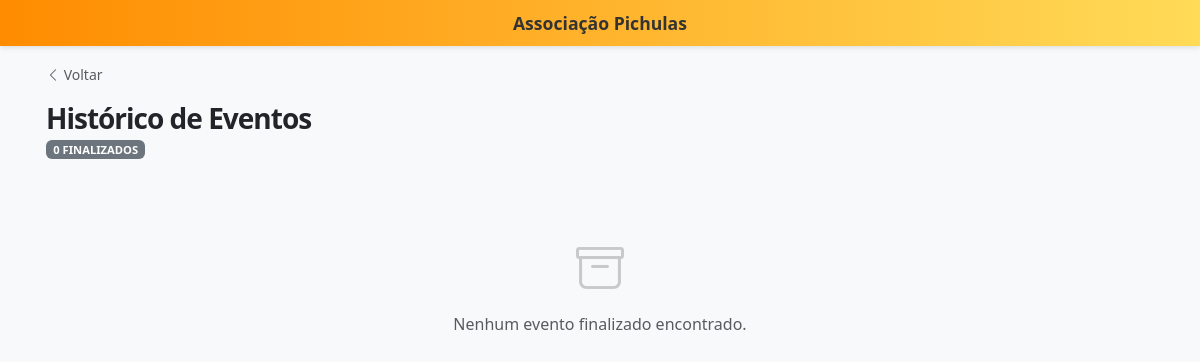
Page /eventos/finalizados on the earlier database version.
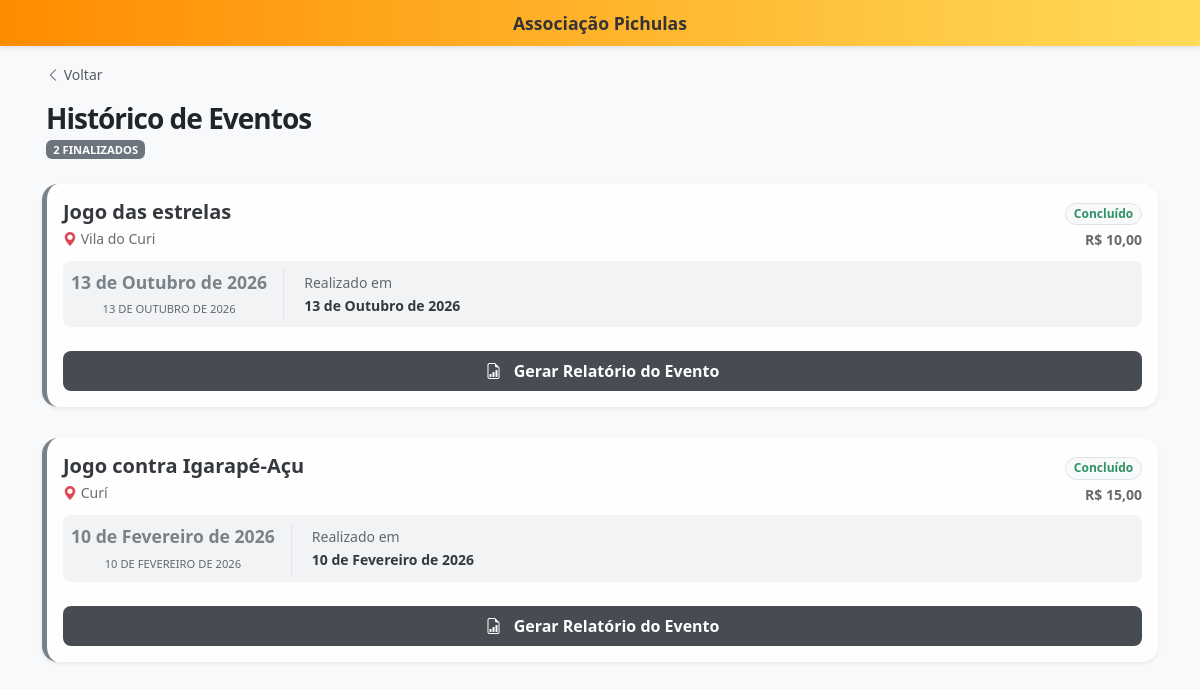
Same page on the later database version.
### eventos/models.py (models this page shows, shortened)
class Eventos(models.Model):
    STATUS_CHOICES = (
        ('aberto', 'aberto'),
        ('finalizado', 'finalizado'),
    )
    nome_evento = models.CharField(max_length=100)
    data_evento = models.DateField()
    local_evento = models.CharField(max_length=100)
    valor_da_cota = models.DecimalField(
        max_digits=10,
        decimal_places=2
    )
    status = models.CharField(
        max_length=30,
        choices=STATUS_CHOICES,
        default='aberto'
    )
    criado_em = models.DateTimeField(auto_now_add=True)

### eventos/views.py (the view)
# urls.py: path('finalizados', views.lista_eventos_finalizados, name='lista_eventos_finalizados'),
def lista_eventos_finalizados(request):
    eventos = Eventos.objects.filter(status='finalizado').order_by('-data_evento')
    return render(request, 'lista_eventos_finalizados.html', {'eventos': eventos})

### eventos/templates/lista_eventos_finalizados.html (shortened to what this page needs)
{% extends 'base.html' %}
{% block content %}
<div class="mb-3">
    <a href="javascript:history.back()" class="text-decoration-none text-muted small px-1">
        <i class="bi bi-chevron-left"></i> Voltar
    </a>
</div>
<div class="d-flex justify-content-between align-items-end mb-4 px-1">
    <div>
        <h1 class="h3 mb-0 fw-bold text-dark" style="letter-spacing: -1px;">Histórico de Eventos</h1>
        <span class="badge bg-secondary text-white fw-bold" style="font-size: 0.7rem;">
            {{ eventos|length }} FINALIZADOS
        </span>
    </div>
    </div>
<div class="row g-3">
    {% for evento in eventos %}
    <div class="col-12">
        <div class="card border-0 shadow-sm rounded-4 overflow-hidden" style="opacity: 0.9;">
            <div class="card-body p-3">
                <div class="d-flex justify-content-between">
                    <div>
                        <h5 class="fw-bold text-dark mb-1">{{ evento.nome_evento }}</h5>
                        <p class="mb-1 text-muted small">
                            <i class="bi bi-geo-alt-fill text-danger"></i> {{ evento.local_evento }}
                        </p>
                    </div>
                    <div class="text-end">
                        <span class="badge bg-light text-success border rounded-pill">
                            Concluído
                        </span>
                        <div class="small fw-bold mt-1 text-muted">R$ {{ evento.valor_da_cota }}</div>
                    </div>
                </div>
                <div class="d-flex align-items-center mt-2 p-2 rounded-3" style="background-color: #f1f3f5;">
                    <div class="me-3 text-center border-end pe-3">
                        <span class="d-block fw-bold text-secondary" style="font-size: 1.1rem;">{{ evento.data_evento|date }}</span>
                        <span class="text-uppercase text-muted" style="font-size: 0.7rem;">{{ evento.data_evento|date }}</span>
                    </div>
                    <div class="ps-1">
                        <small class="text-muted d-block">Realizado em</small>
                        <span class="fw-bold small">{{ evento.data_evento|date }}</span>
                    </div>
                </div>
                <div class="row g-2 mt-3">
                    <div class="col-12">
                        <a href="{% url 'relatorio_evento' evento.id %}" class="btn btn-dark w-100 rounded-3 py-2 fw-bold shadow-none" style="background-color: #343a40; border: none;">
                            <i class="bi bi-file-earmark-bar-graph me-2"></i> Gerar Relatório do Evento
                        </a>
                    </div>
                </div>
            </div>
        </div>
    </div>
    {% empty %}
    <div class="col-12 text-center py-5">
        <i class="bi bi-archive text-muted" style="font-size: 3rem; opacity: 0.3;"></i>
        <p class="text-muted mt-2">Nenhum evento finalizado encontrado.</p>
    </div>
    {% endfor %}
</div>
{% endblock %}

### adminApp/templates/base.html (shortened to what this page needs)
<!DOCTYPE html>
<html lang="pt-br">
<head>
    <link href="https://cdn.jsdelivr.net/npm/bootstrap@5.3.0/dist/css/bootstrap.min.css" rel="stylesheet">
    <link rel="stylesheet" href="https://cdn.jsdelivr.net/npm/bootstrap-icons@1.11.1/font/bootstrap-icons.css">
</head>
<body>
    <nav class="navbar-top text-center">
        <div class="container d-flex justify-content-center">
            <a class="navbar-brand" href="{% url 'home'%}">
                Associação Pichulas
            </a>
        </div>
    </nav>
    <div class="container mt-3">
        {% block content %}
        {% endblock %}
    </div>
</body>
</html>

### adminApp/templates/base.html (style rules this page uses)
:root { --cor-laranja: #ff8c00; --cor-amarelo: #ffdb58; --cor-texto-navbar: #333; }
body { background-color: #fffaf0; padding-bottom: 70px; }
.navbar-top { background: linear-gradient(90deg, var(--cor-laranja) 0%, var(--cor-amarelo) 100%); padding: 10px 0; box-shadow: 0 2px 5px rgba(0,0,0,0.1); }
.navbar-brand { font-weight: bold; font-size: 1.1rem; color: var(--cor-texto-navbar) !important; margin: 0 auto; }
@media (min-width: 992px) { body { padding-bottom: 0; } }
.btn { padding: 12px; border-radius: 10px; }
.card { border-radius: 15px; margin-bottom: 15px; }

### eventos/templates/lista_eventos_finalizados.html (style rules this page uses)
body { background-color: #f8f9fa; }
.card { border-left: 5px solid #6c757d !important; transition: transform 0.2s ease; }

Differences in the rows shown:
added Eventos: nome_evento "Jogo das estrelas", local_evento "Vila do Curi", valor_da_cota "10,00", data_evento "13 de Outubro de 2026", data_evento "13 DE OUTUBRO DE 2026"
added Eventos: nome_evento "Jogo contra Igarapé-Açu", local_evento "Curí", valor_da_cota "15,00", data_evento "10 de Fevereiro de 2026", data_evento "10 DE FEVEREIRO DE 2026"
Other differences:
{{ eventos|length }}: "0" → "2"
text no longer shown: "Nenhum evento finalizado encontrado."
